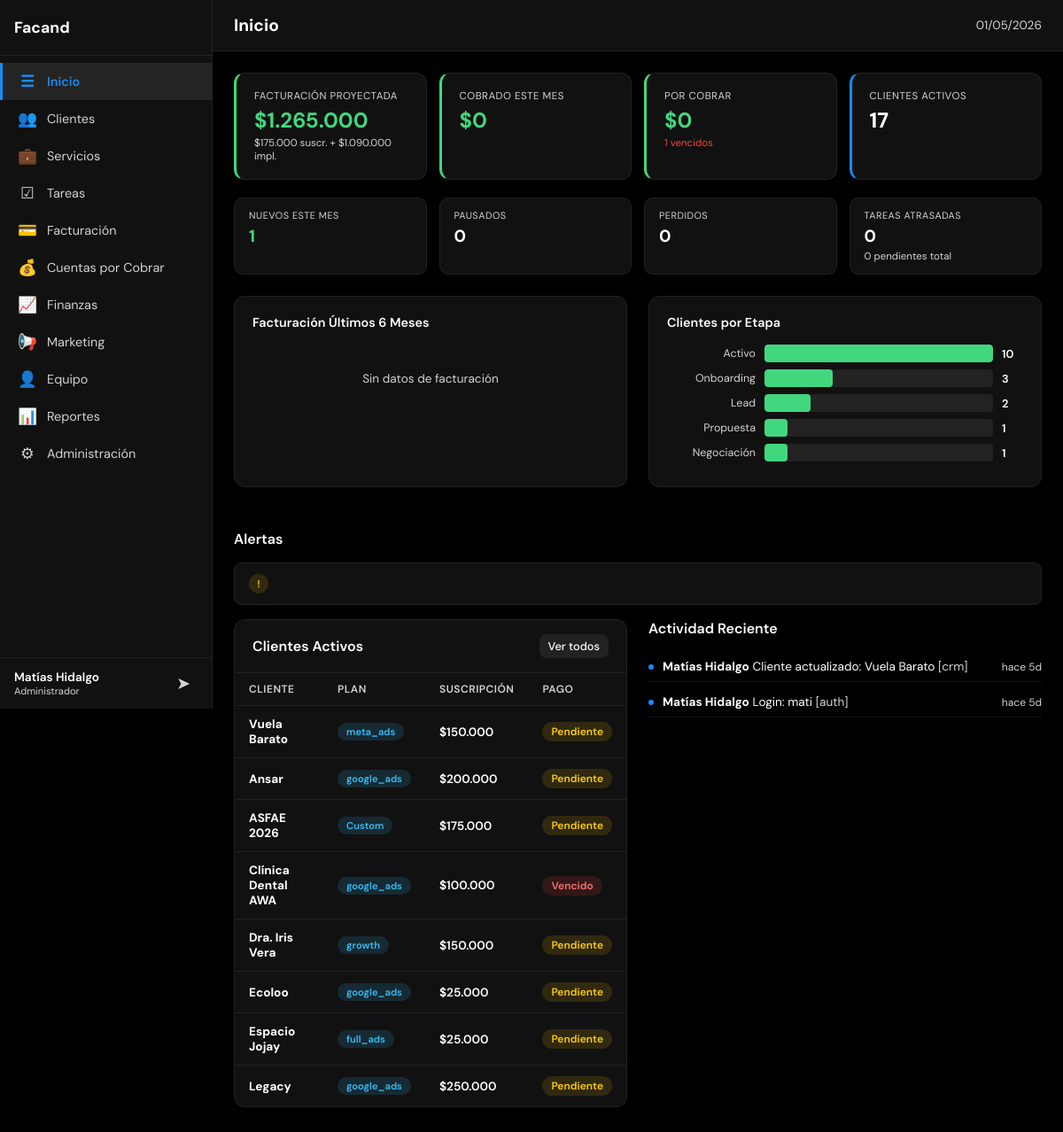
/index.php (signed in), run on the app's committed database.
### tables this page shows
CREATE TABLE usuarios (
            id INTEGER PRIMARY KEY AUTOINCREMENT,
            username TEXT UNIQUE NOT NULL,
            password_hash TEXT NOT NULL,
            nombre TEXT NOT NULL,
            email TEXT DEFAULT '',
            role TEXT NOT NULL DEFAULT 'user' CHECK(role IN ('admin','user')),
            activo INTEGER NOT NULL DEFAULT 1,
            last_login TEXT,
            created_at TEXT DEFAULT (datetime('now')),
            updated_at TEXT DEFAULT (datetime('now'))
        );

CREATE TABLE clientes (
    id INTEGER PRIMARY KEY AUTOINCREMENT,
    nombre TEXT NOT NULL,
    rut TEXT DEFAULT '',
    email TEXT DEFAULT '',
    telefono TEXT DEFAULT '',
    direccion TEXT DEFAULT '',
    contacto_nombre TEXT DEFAULT '',
    contacto_cargo TEXT DEFAULT '',
    tipo TEXT NOT NULL DEFAULT 'prospecto' CHECK(tipo IN ('prospecto','activo','inactivo','cerrado')),
    etapa_pipeline TEXT NOT NULL DEFAULT 'lead' CHECK(etapa_pipeline IN ('lead','contactado','propuesta','negociacion','onboarding','activo','cerrado_ganado','cerrado_perdido')),
    rubro TEXT DEFAULT '',
    plan TEXT DEFAULT '',
    fee_mensual INTEGER DEFAULT 0,
    servicios TEXT DEFAULT '',
    herramientas TEXT DEFAULT '',
    presupuesto_ads TEXT DEFAULT '',
    etapa TEXT DEFAULT '',
    estado_pago TEXT DEFAULT 'pendiente' CHECK(estado_pago IN ('pendiente','pagado','vencido','canje')),
    url_dashboard TEXT DEFAULT '',
    responsable_id INTEGER,
    notas TEXT DEFAULT '',
    created_at TEXT DEFAULT (datetime('now')),
    updated_at TEXT DEFAULT (datetime('now')),
    FOREIGN KEY (responsable_id) REFERENCES equipo(id) ON DELETE SET NULL
);

CREATE TABLE actividad (
            id INTEGER PRIMARY KEY AUTOINCREMENT,
            modulo TEXT NOT NULL,
            accion TEXT NOT NULL,
            cliente_id INTEGER,
            usuario_id INTEGER,
            created_at TEXT DEFAULT (datetime('now'))
        );

### modules/home.php (the view, shortened to what the rows shown need)
<?php
$clientes_recientes = query_all('SELECT nombre, plan, fee_mensual, etapa, estado_pago FROM clientes WHERE tipo = "activo" ORDER BY updated_at DESC LIMIT 8');
$actividad = query_all('SELECT a.*, u.nombre as usuario FROM actividad a LEFT JOIN usuarios u ON a.usuario_id = u.id ORDER BY a.created_at DESC LIMIT 10');
?>
<div class="grid-2">
    <div class="table-container">
        <table>
            <thead><tr><th>Cliente</th><th>Plan</th><th>Suscripción</th><th>Pago</th></tr></thead>
            <tbody>
            <?php foreach ($clientes_recientes as $c): ?>
            <tr>
                <td><strong><?= safe($c['nombre']) ?></strong></td>
                <td><span class="badge status-info" style="font-size:.7rem"><?= safe($c['plan'] ?: 'Custom') ?></span></td>
                <td style="font-weight:600"><?= $c['fee_mensual'] > 0 ? format_money($c['fee_mensual']) : '-' ?></td>
                <td><span class="badge <?= $c['estado_pago'] === 'pagado' ? 'status-success' : ($c['estado_pago'] === 'vencido' ? 'status-danger' : ($c['estado_pago'] === 'canje' ? 'status-muted' : 'status-warning')) ?>"><?= ucfirst($c['estado_pago']) ?></span></td>
            </tr>
            <?php endforeach; ?>
            </tbody>
        </table>
    </div>
    <div>
        <?php if (empty($actividad)): ?>
            <div style="color:var(--text-muted);font-size:.85rem;padding:20px 0;">Sin actividad registrada.</div>
        <?php else: ?>
        <div class="activity-list">
            <?php foreach ($actividad as $act): ?>
            <div class="activity-item">
                <span class="activity-dot"></span>
                <span class="activity-text"><strong><?= safe($act['usuario'] ?? 'Sistema') ?></strong> <?= safe($act['accion']) ?> <span style="color:var(--text-muted)">[<?= safe($act['modulo']) ?>]</span></span>
                <span class="activity-time"><?= time_ago($act['created_at']) ?></span>
            </div>
            <?php endforeach; ?>
        </div>
        <?php endif; ?>
    </div>
</div>

### index.php (shortened to what the rows shown need)
<?php
require_once __DIR__ . '/includes/auth.php';
$app = require __DIR__ . '/config/app.php';
$all_modules = require __DIR__ . '/config/modules.php';
$page = $_GET['page'] ?? 'home';
$module_info = $all_modules[$page];
?>
<!DOCTYPE html>
<html lang="es">
<head>
    <link rel="stylesheet" href="css/styles.css">
</head>
<body>
    <aside class="sidebar" id="sidebar">
        <div class="sidebar-header">
            <h2 class="sidebar-brand"><?= safe($app['name']) ?></h2>
        </div>
        <div class="sidebar-footer">
            <div class="user-info">
                <span class="user-name"><?= safe($current_user['nombre']) ?></span>
                <span class="user-role"><?= $current_user['role'] === 'admin' ? 'Administrador' : 'Usuario' ?></span>
            </div>
        </div>
    </aside>
    <main class="main-content">
        <header class="topbar">
            <h1 class="page-title"><?= safe($module_info['nombre']) ?></h1>
        </header>
        <div class="content-area" id="contentArea">
            <?php
            $module_file = __DIR__ . '/' . $module_info['archivo'];
            if (file_exists($module_file)) {
                include $module_file;
            } else {
                echo '<div class="empty-state"><p>Módulo en construcción</p></div>';
            }
            ?>
        </div>
    </main>
</body>
</html>

### data on the page
usuarios: nombre "Matías Hidalgo"
clientes: nombre "Vuela Barato", plan "meta_ads", fee_mensual "$150.000", estado_pago "Pendiente"
clientes: nombre "Ansar", plan "google_ads", fee_mensual "$200.000", estado_pago "Pendiente"
clientes: nombre "ASFAE 2026", plan "Custom", fee_mensual "$175.000", estado_pago "Pendiente"
clientes: nombre "Clínica Dental AWA", plan "google_ads", fee_mensual "$100.000", estado_pago "Vencido"
clientes: nombre "Dra. Iris Vera", plan "growth", fee_mensual "$150.000", estado_pago "Pendiente"
clientes: nombre "Ecoloo", plan "google_ads", fee_mensual "$25.000", estado_pago "Pendiente"
clientes: nombre "Espacio Jojay", plan "full_ads", fee_mensual "$25.000", estado_pago "Pendiente"
clientes: nombre "Legacy", plan "google_ads", fee_mensual "$250.000", estado_pago "Pendiente"
actividad: usuario.nombre "Matías Hidalgo", accion "Cliente actualizado: Vuela Barato", modulo "crm", created_at "hace 5d"
actividad: usuario.nombre "Matías Hidalgo", accion "Login: mati", modulo "auth", created_at "hace 5d"

### other printed values
safe($app['name']) "Facand"
$mod['icono'] "☰"
safe($mod['nombre']) "Inicio"
$mod['icono'] "👥"
safe($mod['nombre']) "Clientes"
$mod['icono'] "💼"
safe($mod['nombre']) "Servicios"
$mod['icono'] "☑"
safe($mod['nombre']) "Tareas"
$mod['icono'] "💳"
safe($mod['nombre']) "Facturación"
$mod['icono'] "💰"
safe($mod['nombre']) "Cuentas por Cobrar"
$mod['icono'] "📈"
safe($mod['nombre']) "Finanzas"
